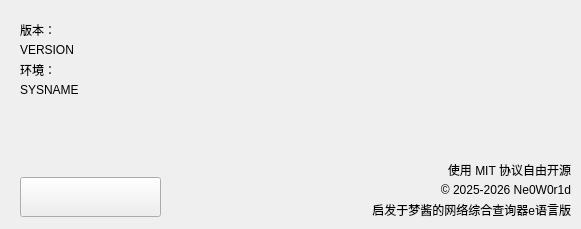
<?xml version="1.0" encoding="UTF-8"?>
<ui version="4.0">
 <class>about</class>
 <widget class="QWidget" name="about">
  <property name="geometry">
   <rect>
    <x>0</x>
    <y>0</y>
    <width>581</width>
    <height>229</height>
   </rect>
  </property>
  <property name="windowTitle">
   <string>关于 Cipher Tools</string>
  </property>
  <widget class="QLabel" name="inspried">
   <property name="geometry">
    <rect>
     <x>350</x>
     <y>200</y>
     <width>221</width>
     <height>20</height>
    </rect>
   </property>
   <property name="text">
    <string>启发于梦酱的网络综合查询器e语言版</string>
   </property>
   <property name="alignment">
    <set>Qt::AlignmentFlag::AlignRight|Qt::AlignmentFlag::AlignTrailing|Qt::AlignmentFlag::AlignVCenter</set>
   </property>
  </widget>
  <widget class="QLabel" name="oss_license">
   <property name="geometry">
    <rect>
     <x>320</x>
     <y>160</y>
     <width>251</width>
     <height>20</height>
    </rect>
   </property>
   <property name="text">
    <string>使用 MIT 协议自由开源</string>
   </property>
   <property name="alignment">
    <set>Qt::AlignmentFlag::AlignRight|Qt::AlignmentFlag::AlignTrailing|Qt::AlignmentFlag::AlignVCenter</set>
   </property>
  </widget>
  <widget class="QLabel" name="env_table">
   <property name="geometry">
    <rect>
     <x>20</x>
     <y>60</y>
     <width>91</width>
     <height>19</height>
    </rect>
   </property>
   <property name="text">
    <string>环境：</string>
   </property>
  </widget>
  <widget class="QLabel" name="env">
   <property name="geometry">
    <rect>
     <x>20</x>
     <y>80</y>
     <width>361</width>
     <height>19</height>
    </rect>
   </property>
   <property name="text">
    <string>SYSNAME</string>
   </property>
  </widget>
  <widget class="QLabel" name="softver">
   <property name="geometry">
    <rect>
     <x>20</x>
     <y>20</y>
     <width>61</width>
     <height>19</height>
    </rect>
   </property>
   <property name="text">
    <string>版本：</string>
   </property>
  </widget>
  <widget class="QLabel" name="softver_info">
   <property name="geometry">
    <rect>
     <x>20</x>
     <y>40</y>
     <width>361</width>
     <height>19</height>
    </rect>
   </property>
   <property name="text">
    <string>VERSION</string>
   </property>
  </widget>
  <widget class="QLabel" name="label">
   <property name="geometry">
    <rect>
     <x>470</x>
     <y>10</y>
     <width>100</width>
     <height>120</height>
    </rect>
   </property>
   <property name="sizePolicy">
    <sizepolicy hsizetype="MinimumExpanding" vsizetype="MinimumExpanding">
     <horstretch>0</horstretch>
     <verstretch>0</verstretch>
    </sizepolicy>
   </property>
   <property name="maximumSize">
    <size>
     <width>100</width>
     <height>120</height>
    </size>
   </property>
   <property name="text">
    <string/>
   </property>
   <property name="pixmap">
    <pixmap resource="Resource.qrc">:/Resource/CipherTools_NameIco.png</pixmap>
   </property>
   <property name="scaledContents">
    <bool>true</bool>
   </property>
  </widget>
  <widget class="QPushButton" name="qt">
   <property name="geometry">
    <rect>
     <x>20</x>
     <y>177</y>
     <width>141</width>
     <height>40</height>
    </rect>
   </property>
   <property name="sizePolicy">
    <sizepolicy hsizetype="Fixed" vsizetype="Fixed">
     <horstretch>0</horstretch>
     <verstretch>0</verstretch>
    </sizepolicy>
   </property>
   <property name="text">
    <string/>
   </property>
   <property name="icon">
    <iconset resource="Resource.qrc">
     <normaloff>:/Resource/qt.svg</normaloff>:/Resource/qt.svg</iconset>
   </property>
   <property name="iconSize">
    <size>
     <width>142</width>
     <height>44</height>
    </size>
   </property>
   <property name="autoExclusive">
    <bool>false</bool>
   </property>
  </widget>
  <widget class="QLabel" name="oss_license_2">
   <property name="geometry">
    <rect>
     <x>320</x>
     <y>180</y>
     <width>251</width>
     <height>20</height>
    </rect>
   </property>
   <property name="text">
    <string>© 2025-2026 Ne0W0r1d</string>
   </property>
   <property name="alignment">
    <set>Qt::AlignmentFlag::AlignRight|Qt::AlignmentFlag::AlignTrailing|Qt::AlignmentFlag::AlignVCenter</set>
   </property>
  </widget>
 </widget>
 <resources>
  <include location="Resource.qrc"/>
 </resources>
 <connections/>
</ui>
